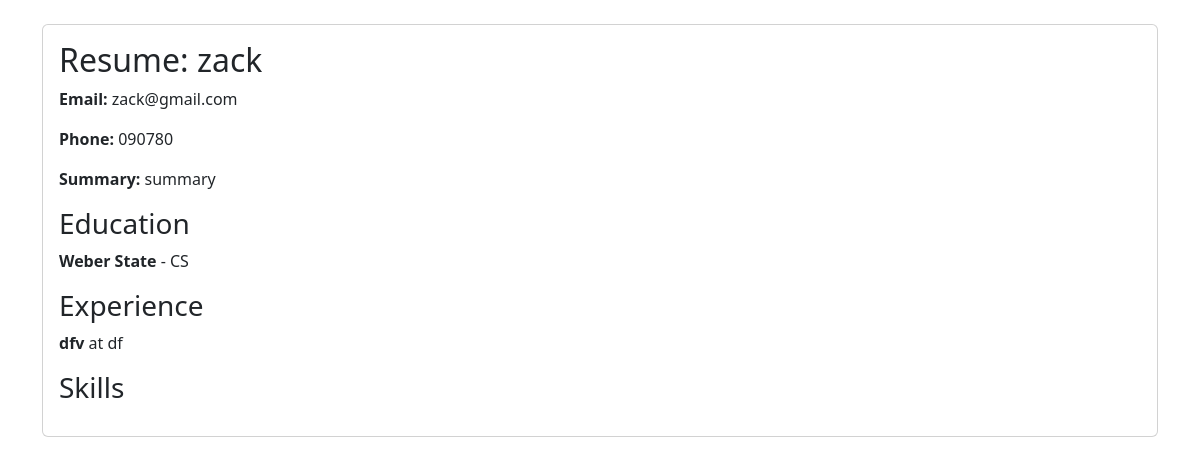
/portfolio/resumes/1/ (signed in), run on an earlier commit of the app's database.
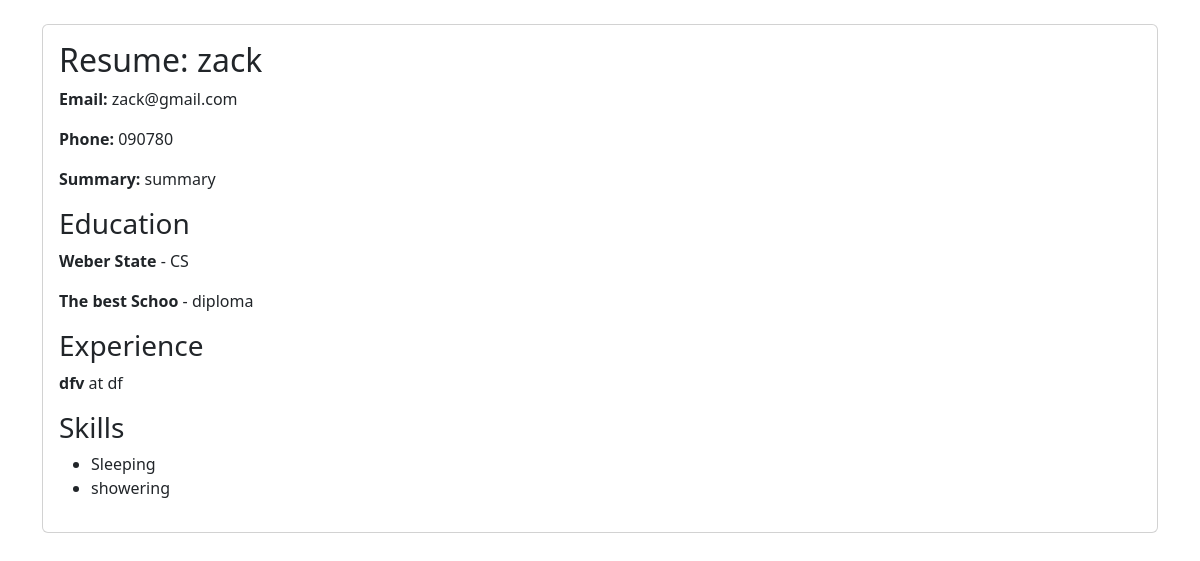
And on a later commit of the database.
### myapp/models.py (models this page shows, shortened)
class Resume(models.Model):
    name = models.CharField(max_length=200)
    email = models.EmailField()
    phone = models.CharField(max_length=20)
    summary = models.TextField()
    education = models.ManyToManyField(Education)
    experience = models.ManyToManyField(Experience)
    skills = models.ManyToManyField(Skill)  # Adding ManyToManyField for skills

class Education(models.Model):
    school_name = models.CharField(max_length=200)
    degree = models.CharField(max_length=200)
    start_date = models.DateField()
    end_date = models.DateField()

class Experience(models.Model):
    job_title = models.CharField(max_length=200)
    company_name = models.CharField(max_length=200)
    start_date = models.DateField()
    end_date = models.DateField()
    description = models.TextField()

class Skill(models.Model):
    name = models.CharField(max_length=100)
    proficiency_level = models.CharField(max_length=100)
    category = models.ForeignKey(Category, on_delete=models.CASCADE)

### myapp/views.py (the view)
# urls.py: path('resumes/<int:pk>/', resume_detail, name='resume_detail'),
@login_required
def resume_detail(request, pk):
    resume = get_object_or_404(Resume, pk=pk)
    return render(request, 'myapp/resume_detail.html', {'resume': resume})

### myapp/templates/myapp/resume_detail.html (shortened to what this page needs)
<!doctype html>
<html lang="en">
<head>
    <link href="https://cdn.jsdelivr.net/npm/bootstrap@5.3.2/dist/css/bootstrap.min.css" rel="stylesheet">
</head>
<body>
<div class="container my-4">
    <div class="card">
        <div class="card-body">
            <h2 class="card-title">Resume: {{ resume.name }}</h2>
            <p class="card-text"><strong>Email:</strong> {{ resume.email }}</p>
            <p class="card-text"><strong>Phone:</strong> {{ resume.phone }}</p>
            <p class="card-text"><strong>Summary:</strong> {{ resume.summary }}</p>
            <h3>Education</h3>
            {% for education in resume.education.all %}
            <div>
                <p><strong>{{ education.school_name }}</strong> - {{ education.degree }}</p>
            </div>
            {% endfor %}
            <h3>Experience</h3>
            {% for experience in resume.experience.all %}
            <div>
                <p><strong>{{ experience.job_title }}</strong> at {{ experience.company_name }}</p>
            </div>
            {% endfor %}
            <h3>Skills</h3>
            <ul>
                {% for skill in resume.skills.all %}
                <li>{{ skill.name }}</li>
                {% endfor %}
            </ul>
        </div>
    </div>
</div>
</body>
</html>

What changed in the data, as far as the page shows it:
added Education: school_name "The best Schoo", degree "diploma"
added Skill: name "Sleeping"
added Skill: name "showering"
